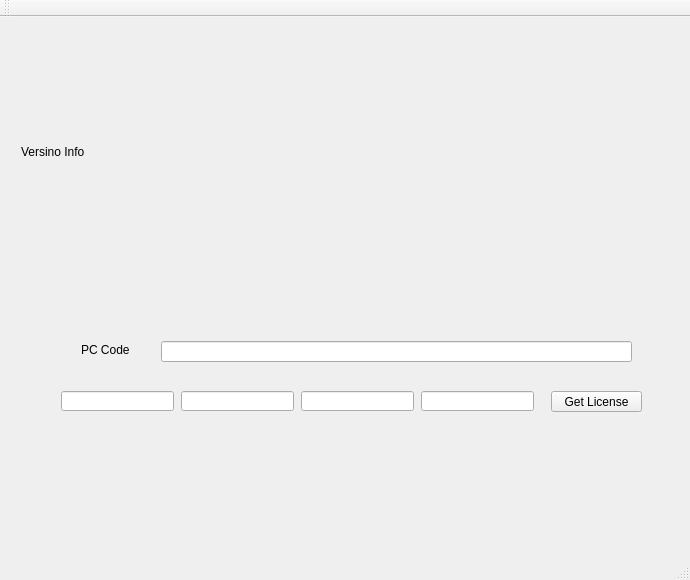
<?xml version="1.0" encoding="UTF-8"?>
<ui version="4.0">
 <class>MedipQTClass</class>
 <widget class="QMainWindow" name="MedipQTClass">
  <property name="geometry">
   <rect>
    <x>0</x>
    <y>0</y>
    <width>690</width>
    <height>580</height>
   </rect>
  </property>
  <property name="windowTitle">
   <string>MedipQT</string>
  </property>
  <widget class="QWidget" name="centralWidget">
   <property name="sizePolicy">
    <sizepolicy hsizetype="Preferred" vsizetype="Preferred">
     <horstretch>3</horstretch>
     <verstretch>3</verstretch>
    </sizepolicy>
   </property>
   <widget class="QWidget" name="verticalLayoutWidget">
    <property name="geometry">
     <rect>
      <x>10</x>
      <y>0</y>
      <width>661</width>
      <height>521</height>
     </rect>
    </property>
    <layout class="QVBoxLayout" name="verticalLayout">
     <item>
      <widget class="QLabel" name="VersionInfo">
       <property name="text">
        <string>Versino Info</string>
       </property>
      </widget>
     </item>
     <item>
      <layout class="QVBoxLayout" name="verticalLayout_2">
       <item>
        <widget class="QWidget" name="widget" native="true">
         <widget class="QLineEdit" name="lineEdit">
          <property name="geometry">
           <rect>
            <x>140</x>
            <y>60</y>
            <width>471</width>
            <height>21</height>
           </rect>
          </property>
         </widget>
         <widget class="QLineEdit" name="lineEdit_2">
          <property name="geometry">
           <rect>
            <x>40</x>
            <y>110</y>
            <width>113</width>
            <height>20</height>
           </rect>
          </property>
         </widget>
         <widget class="QLineEdit" name="lineEdit_3">
          <property name="geometry">
           <rect>
            <x>160</x>
            <y>110</y>
            <width>113</width>
            <height>20</height>
           </rect>
          </property>
         </widget>
         <widget class="QLineEdit" name="lineEdit_4">
          <property name="geometry">
           <rect>
            <x>280</x>
            <y>110</y>
            <width>113</width>
            <height>20</height>
           </rect>
          </property>
         </widget>
         <widget class="QLineEdit" name="lineEdit_5">
          <property name="geometry">
           <rect>
            <x>400</x>
            <y>110</y>
            <width>113</width>
            <height>20</height>
           </rect>
          </property>
         </widget>
         <widget class="QPushButton" name="pushButton">
          <property name="geometry">
           <rect>
            <x>530</x>
            <y>110</y>
            <width>91</width>
            <height>21</height>
           </rect>
          </property>
          <property name="text">
           <string>Get License</string>
          </property>
         </widget>
         <widget class="QLabel" name="label">
          <property name="geometry">
           <rect>
            <x>60</x>
            <y>63</y>
            <width>56</width>
            <height>12</height>
           </rect>
          </property>
          <property name="text">
           <string>PC Code</string>
          </property>
         </widget>
        </widget>
       </item>
      </layout>
     </item>
    </layout>
   </widget>
  </widget>
  <widget class="QMenuBar" name="menuBar">
   <property name="geometry">
    <rect>
     <x>0</x>
     <y>0</y>
     <width>690</width>
     <height>21</height>
    </rect>
   </property>
  </widget>
  <widget class="QToolBar" name="mainToolBar">
   <attribute name="toolBarArea">
    <enum>TopToolBarArea</enum>
   </attribute>
   <attribute name="toolBarBreak">
    <bool>false</bool>
   </attribute>
  </widget>
  <widget class="QStatusBar" name="statusBar"/>
 </widget>
 <layoutdefault spacing="6" margin="11"/>
 <resources>
  <include location="MedipQT.qrc"/>
 </resources>
 <connections/>
</ui>
